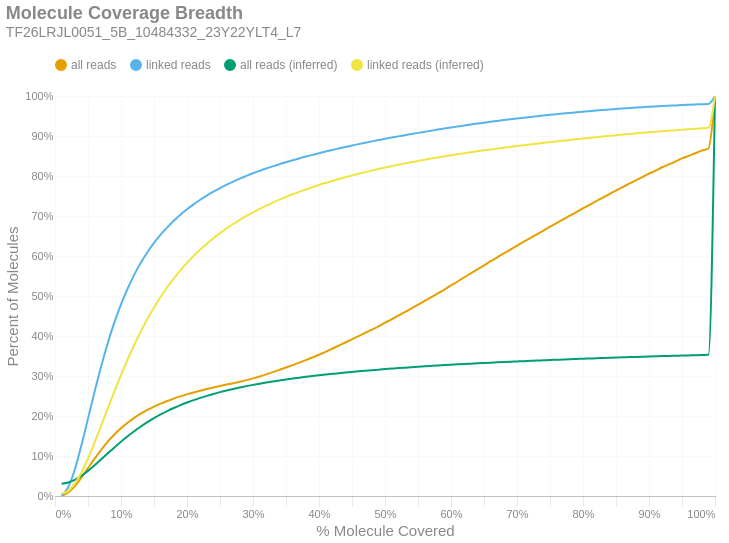

Here is the notebook cell this chart was saved with:
### Markdown cell above
### Molecule Read Coverage
This chart shows molecule coverage breadth as computed by the number of bases aligned to that molecule. In other words, "*how much of each unique long molecule is actually sequenced/aligned?*" Keep in mind there is a distinction between sequences and alignments, since some sequences belonging to a particular molecule may not align well and wouldn't appear in the alignment data. This chart also shows molecule coverage breadth as computed by the *inferred fragment* from which the aligned sequences originate. Unlike read coverage, this calculation takes into account the total insert size, including unsequenced gaps between the forward and reverse reads. Like the previous figures, these are cumulative percents.

### Code cell
if SKIPLR:
    print_html(f"Skipped")
else:
    binned_df = consolidated_hist(valids['coverage_bp'], mask, 0.01, True)
    binned_df_inf = consolidated_hist(valids['coverage_inserts'], mask, 0.01, True)
    binned_df = binned_df.with_columns(pl.lit(binned_df_inf['all reads (cumsum)']).alias('all reads (inferred)'))
    binned_df = binned_df.with_columns(pl.lit(binned_df_inf['linked reads (cumsum)']).alias('linked reads (inferred)'))
    binned_df = binned_df.with_columns(
        (pl.col('bin').cast(pl.Float64) + 0.01).alias('right_edge')
    )

    with SafeRender(binned_df):
        (
            density_plot(binned_df, 'Molecule Coverage Breadth', samplename, 'molcov', ['all reads (inferred)','linked reads (inferred)'])
            .encode(
                #x=alt.X('bin:Q', title="% Molecule Covered").axis(format = '%').scale(padding=0),
                x=alt.X('right_edge:Q', title="% Molecule Covered").axis(format='%').scale(padding=0),
                y=alt.Y('value:Q', title='Percent of Molecules')
                    .axis(format='%')
                    .stack(False)
                    .scale(domainMin=0, padding=0),
                color=alt.Color("key:N").scale(domain = ["all reads", "linked reads", "all reads (inferred)", "linked reads (inferred)"]),
                tooltip = [
                    alt.Tooltip("key:N", title = "Data Type"),
                    alt.Tooltip("range_label:N", title="% Molecule Covered"),
                    alt.Tooltip("value:Q", format = ".2%", title="% Molecules")
                ]
            )
        ).display()

### Figure 1 — Vega-Lite specification as saved in the notebook (floating-point values rounded to 4 significant figures)
{"width": "container", "height": 400, "config": {"title": {"anchor": "start", "dy": -15, "fontSize": 18, "color": "#888888", "subtitleColor": "#888888", "subtitleFontSize": 14}, "arc": {"fill": "#0072B2"}, "axis": {"domainColor": "#888888", "domainWidth": 0.5, "gridWidth": 0.2, "grid": false, "titleFontWeight": 400, "titleFontSize": 15, "labelFontSize": 11, "labelColor": "#888888", "tickColor": "#888888", "tickWidth": 0.2, "titleColor": "#888888"}, "axisBand": {"grid": false}, "axisX": {"grid": true, "tickSize": 10, "domainCap": "round"}, "axisY": {"domain": false, "grid": true, "tickSize": 0, "domainCap": "round"}, "background": "transparent", "header": {"labelFontSize": 15, "labelColor": "#888888", "titleFontSize": 15, "titleFontWeight": 600, "titleColor": "#888888"}, "legend": {"labelFont": "sans-serif", "labelFontSize": 12, "labelColor": "#888888", "symbolSize": 100, "symbolType": "circle", "titleFontSize": 12, "titlePadding": 10, "titleColor": "#888888", "title": null, "orient": "top"}, "range": {"category": ["#E69F00", "#56B4E9", "#009E73", "#F0E442", "#0072B2", "#D55E00", "#CC79A7", "#000000"], "diverging": ["#cfe8f3", "#a2d4ec", "#73bfe2", "#46abdb", "#1696d2", "#12719e"]}, "area": {"fill": "#0072B2", "fillOpacity": 0.7, "line": true, "strokeOpacity": 0.7}, "line": {"color": "#0072B2", "stroke": "#0072B2", "strokeWidth": 2}, "trail": {"color": "#0072B2", "stroke": "#0072B2", "strokeWidth": 0, "size": 1}, "point": {"filled": true, "fillOpacity": 1.0, "size": 95}, "text": {"color": "#888888", "fontSize": 11, "align": "right", "fontWeight": 400, "size": 11}, "bar": {"fill": "#0072B2", "stroke": null}, "view": {"stroke": null, "continuousWidth": 660, "continuousHeight": 400}}, "data": {"name": "data-eae82f71fae54b322641f2327af4923f"}, "mark": {"type": "line", "interpolate": "monotone", "point": {"opacity": 0, "size": 275}}, "encoding": {"color": {"field": "key", "scale": {"domain": ["all reads", "linked reads", "all reads (inferred)", "linked reads (inferred)"]}, "type": "nominal"}, "tooltip": [{"field": "key", "title": "Data Type", "type": "nominal"}, {"field": "range_label", "title": "% Molecule Covered", "type": "nominal"}, {"field": "value", "format": ".2%", "title": "% Molecules", "type": "quantitative"}], "x": {"axis": {"format": "%"}, "field": "right_edge", "scale": {"padding": 0}, "title": "% Molecule Covered", "type": "quantitative"}, "y": {"axis": {"format": "%"}, "field": "value", "scale": {"domainMin": 0, "padding": 0}, "stack": false, "title": "Percent of Molecules", "type": "quantitative"}}, "params": [{"name": "param_c36ac31b6afebe62", "select": {"type": "point", "fields": ["key"]}, "bind": "legend"}], "title": {"text": "Molecule Coverage Breadth", "subtitle": "TF26LRJL0051_5B_10484332_23Y22YLT4_L7"}, "transform": [{"fold": ["all reads (cumsum)", "linked reads (cumsum)", "all reads (inferred)", "linked reads (inferred)"]}, {"calculate": "replace(datum.key, ' (cumsum)', '')", "as": "key"}, {"filter": {"param": "param_c36ac31b6afebe62"}}], "usermeta": {"embedOptions": {"downloadFileName": "TF26LRJL0051_5B_10484332_23Y22YLT4_L7.molcov"}}, "$schema": "https://vega.github.io/schema/vega-lite/v6.4.1.json", "datasets": {"data-eae82f71fae54b322641f2327af4923f": [{"bin": "0.0", "interval": "0.0-0.01", "all reads": 0.0007145, "linked reads": 0.001335, "all reads (cumsum)": 0.0007145, "linked reads (cumsum)": 0.001335, "range_label": "0.0-0.01", "all reads (inferred)": 0.03067, "linked reads (inferred)": 0.005861, "right_edge": 0.01}, {"bin": "0.01", "interval": "0.01-0.02", "all reads": 0.007923, "linked reads": 0.02052, "all reads (cumsum)": 0.008638, "linked reads (cumsum)": 0.02186, "range_label": "0.01-0.02", "all reads (inferred)": 0.0336, "linked reads (inferred)": 0.01281, "right_edge": 0.02}, {"bin": "0.02", "interval": "0.02-0.03", "all reads": 0.01616, "linked reads": 0.04444, "all reads (cumsum)": 0.02479, "linked reads (cumsum)": 0.0663, "range_label": "0.02-0.03", "all reads (inferred)": 0.04032, "linked reads (inferred)": 0.03083, "right_edge": 0.03}, {"bin": "0.03", "interval": "0.03-0.04", "all reads": 0.02132, "linked reads": 0.06013, "all reads (cumsum)": 0.04611, "linked reads (cumsum)": 0.1264, "range_label": "0.03-0.04", "all reads (inferred)": 0.05035, "linked reads (inferred)": 0.05872, "right_edge": 0.04}, {"bin": "0.04", "interval": "0.04-0.05", "all reads": 0.02354, "linked reads": 0.06698, "all reads (cumsum)": 0.06965, "linked reads (cumsum)": 0.1934, "range_label": "0.04-0.05", "all reads (inferred)": 0.06278, "linked reads (inferred)": 0.09369, "right_edge": 0.05}, {"bin": "0.05", "interval": "0.05-0.06", "all reads": 0.02362, "linked reads": 0.06751, "all reads (cumsum)": 0.09328, "linked reads (cumsum)": 0.2609, "range_label": "0.05-0.06", "all reads (inferred)": 0.07682, "linked reads (inferred)": 0.1335, "right_edge": 0.06}, {"bin": "0.06", "interval": "0.06-0.07", "all reads": 0.02223, "linked reads": 0.0637, "all reads (cumsum)": 0.1155, "linked reads (cumsum)": 0.3246, "range_label": "0.06-0.07", "all reads (inferred)": 0.09168, "linked reads (inferred)": 0.176, "right_edge": 0.07}, {"bin": "0.07", "interval": "0.07-0.08", "all reads": 0.02028, "linked reads": 0.05808, "all reads (cumsum)": 0.1358, "linked reads (cumsum)": 0.3827, "range_label": "0.07-0.08", "all reads (inferred)": 0.1068, "linked reads (inferred)": 0.2191, "right_edge": 0.08}, {"bin": "0.08", "interval": "0.08-0.09", "all reads": 0.01795, "linked reads": 0.0514, "all reads (cumsum)": 0.1537, "linked reads (cumsum)": 0.4341, "range_label": "0.08-0.09", "all reads (inferred)": 0.1215, "linked reads (inferred)": 0.2613, "right_edge": 0.09}, {"bin": "0.09", "interval": "0.09-0.1", "all reads": 0.01567, "linked reads": 0.04478, "all reads (cumsum)": 0.1694, "linked reads (cumsum)": 0.4789, "range_label": "0.09-0.1", "all reads (inferred)": 0.1357, "linked reads (inferred)": 0.302, "right_edge": 0.1}, {"bin": "0.1", "interval": "0.1-0.11", "all reads": 0.01375, "linked reads": 0.03929, "all reads (cumsum)": 0.1832, "linked reads (cumsum)": 0.5182, "range_label": "0.1-0.11", "all reads (inferred)": 0.1493, "linked reads (inferred)": 0.3408, "right_edge": 0.11}, {"bin": "0.11", "interval": "0.11-0.12", "all reads": 0.01211, "linked reads": 0.03455, "all reads (cumsum)": 0.1953, "linked reads (cumsum)": 0.5527, "range_label": "0.11-0.12", "all reads (inferred)": 0.162, "linked reads (inferred)": 0.3774, "right_edge": 0.12}, {"bin": "0.12", "interval": "0.12-0.13", "all reads": 0.0106, "linked reads": 0.03012, "all reads (cumsum)": 0.2059, "linked reads (cumsum)": 0.5828, "range_label": "0.12-0.13", "all reads (inferred)": 0.1738, "linked reads (inferred)": 0.4112, "right_edge": 0.13}, {"bin": "0.13", "interval": "0.13-0.14", "all reads": 0.009312, "linked reads": 0.0264, "all reads (cumsum)": 0.2152, "linked reads (cumsum)": 0.6092, "range_label": "0.13-0.14", "all reads (inferred)": 0.1848, "linked reads (inferred)": 0.4426, "right_edge": 0.14}, {"bin": "0.14", "interval": "0.14-0.15", "all reads": 0.008277, "linked reads": 0.02336, "all reads (cumsum)": 0.2235, "linked reads (cumsum)": 0.6326, "range_label": "0.14-0.15", "all reads (inferred)": 0.1948, "linked reads (inferred)": 0.4713, "right_edge": 0.15}, {"bin": "0.15", "interval": "0.15-0.16", "all reads": 0.007389, "linked reads": 0.02065, "all reads (cumsum)": 0.2308, "linked reads (cumsum)": 0.6532, "range_label": "0.15-0.16", "all reads (inferred)": 0.2039, "linked reads (inferred)": 0.4976, "right_edge": 0.16}, {"bin": "0.16", "interval": "0.16-0.17", "all reads": 0.006563, "linked reads": 0.01821, "all reads (cumsum)": 0.2374, "linked reads (cumsum)": 0.6714, "range_label": "0.16-0.17", "all reads (inferred)": 0.2124, "linked reads (inferred)": 0.5218, "right_edge": 0.17}, {"bin": "0.17", "interval": "0.17-0.18", "all reads": 0.006053, "linked reads": 0.01669, "all reads (cumsum)": 0.2435, "linked reads (cumsum)": 0.6881, "range_label": "0.17-0.18", "all reads (inferred)": 0.2201, "linked reads (inferred)": 0.5439, "right_edge": 0.18}, {"bin": "0.18", "interval": "0.18-0.19", "all reads": 0.00552, "linked reads": 0.01502, "all reads (cumsum)": 0.249, "linked reads (cumsum)": 0.7032, "range_label": "0.18-0.19", "all reads (inferred)": 0.2272, "linked reads (inferred)": 0.5643, "right_edge": 0.19}, {"bin": "0.19", "interval": "0.19-0.2", "all reads": 0.005023, "linked reads": 0.01351, "all reads (cumsum)": 0.254, "linked reads (cumsum)": 0.7167, "range_label": "0.19-0.2", "all reads (inferred)": 0.2337, "linked reads (inferred)": 0.583, "right_edge": 0.2}, {"bin": "0.2", "interval": "0.2-0.21", "all reads": 0.004666, "linked reads": 0.01242, "all reads (cumsum)": 0.2587, "linked reads (cumsum)": 0.7291, "range_label": "0.2-0.21", "all reads (inferred)": 0.2397, "linked reads (inferred)": 0.6, "right_edge": 0.21}, {"bin": "0.21", "interval": "0.21-0.22", "all reads": 0.00444, "linked reads": 0.01154, "all reads (cumsum)": 0.2631, "linked reads (cumsum)": 0.7406, "range_label": "0.21-0.22", "all reads (inferred)": 0.2452, "linked reads (inferred)": 0.6159, "right_edge": 0.22}, {"bin": "0.22", "interval": "0.22-0.23", "all reads": 0.004164, "linked reads": 0.01048, "all reads (cumsum)": 0.2673, "linked reads (cumsum)": 0.7511, "range_label": "0.22-0.23", "all reads (inferred)": 0.2504, "linked reads (inferred)": 0.6308, "right_edge": 0.23}, {"bin": "0.23", "interval": "0.23-0.24", "all reads": 0.003965, "linked reads": 0.009655, "all reads (cumsum)": 0.2712, "linked reads (cumsum)": 0.7608, "range_label": "0.23-0.24", "all reads (inferred)": 0.2552, "linked reads (inferred)": 0.6445, "right_edge": 0.24}, {"bin": "0.24", "interval": "0.24-0.25", "all reads": 0.003808, "linked reads": 0.009085, "all reads (cumsum)": 0.275, "linked reads (cumsum)": 0.7698, "range_label": "0.24-0.25", "all reads (inferred)": 0.2596, "linked reads (inferred)": 0.6572, "right_edge": 0.25}, {"bin": "0.25", "interval": "0.25-0.26", "all reads": 0.00358, "linked reads": 0.008384, "all reads (cumsum)": 0.2786, "linked reads (cumsum)": 0.7782, "range_label": "0.25-0.26", "all reads (inferred)": 0.2638, "linked reads (inferred)": 0.669, "right_edge": 0.26}, {"bin": "0.26", "interval": "0.26-0.27", "all reads": 0.003458, "linked reads": 0.007694, "all reads (cumsum)": 0.2821, "linked reads (cumsum)": 0.7859, "range_label": "0.26-0.27", "all reads (inferred)": 0.2676, "linked reads (inferred)": 0.68, "right_edge": 0.27}, {"bin": "0.27", "interval": "0.27-0.28", "all reads": 0.003679, "linked reads": 0.007467, "all reads (cumsum)": 0.2858, "linked reads (cumsum)": 0.7934, "range_label": "0.27-0.28", "all reads (inferred)": 0.2713, "linked reads (inferred)": 0.6904, "right_edge": 0.28}, {"bin": "0.28", "interval": "0.28-0.29", "all reads": 0.003951, "linked reads": 0.006815, "all reads (cumsum)": 0.2897, "linked reads (cumsum)": 0.8002, "range_label": "0.28-0.29", "all reads (inferred)": 0.2746, "linked reads (inferred)": 0.7001, "right_edge": 0.29}, {"bin": "0.29", "interval": "0.29-0.3", "all reads": 0.004368, "linked reads": 0.006647, "all reads (cumsum)": 0.2941, "linked reads (cumsum)": 0.8068, "range_label": "0.29-0.3", "all reads (inferred)": 0.2778, "linked reads (inferred)": 0.7092, "right_edge": 0.3}, {"bin": "0.3", "interval": "0.3-0.31", "all reads": 0.004758, "linked reads": 0.005994, "all reads (cumsum)": 0.2988, "linked reads (cumsum)": 0.8128, "range_label": "0.3-0.31", "all reads (inferred)": 0.2809, "linked reads (inferred)": 0.7179, "right_edge": 0.31}, {"bin": "0.31", "interval": "0.31-0.32", "all reads": 0.005243, "linked reads": 0.005844, "all reads (cumsum)": 0.3041, "linked reads (cumsum)": 0.8187, "range_label": "0.31-0.32", "all reads (inferred)": 0.2837, "linked reads (inferred)": 0.726, "right_edge": 0.32}, {"bin": "0.32", "interval": "0.32-0.33", "all reads": 0.005497, "linked reads": 0.005426, "all reads (cumsum)": 0.3096, "linked reads (cumsum)": 0.8241, "range_label": "0.32-0.33", "all reads (inferred)": 0.2864, "linked reads (inferred)": 0.7336, "right_edge": 0.33}, {"bin": "0.33", "interval": "0.33-0.34", "all reads": 0.00572, "linked reads": 0.005351, "all reads (cumsum)": 0.3153, "linked reads (cumsum)": 0.8295, "range_label": "0.33-0.34", "all reads (inferred)": 0.289, "linked reads (inferred)": 0.7409, "right_edge": 0.34}, {"bin": "0.34", "interval": "0.34-0.35", "all reads": 0.005831, "linked reads": 0.005005, "all reads (cumsum)": 0.3211, "linked reads (cumsum)": 0.8345, "range_label": "0.34-0.35", "all reads (inferred)": 0.2914, "linked reads (inferred)": 0.7478, "right_edge": 0.35}, {"bin": "0.35", "interval": "0.35-0.36", "all reads": 0.006068, "linked reads": 0.004804, "all reads (cumsum)": 0.3272, "linked reads (cumsum)": 0.8393, "range_label": "0.35-0.36", "all reads (inferred)": 0.2937, "linked reads (inferred)": 0.7543, "right_edge": 0.36}, {"bin": "0.36", "interval": "0.36-0.37", "all reads": 0.00617, "linked reads": 0.004693, "all reads (cumsum)": 0.3334, "linked reads (cumsum)": 0.844, "range_label": "0.36-0.37", "all reads (inferred)": 0.2958, "linked reads (inferred)": 0.7604, "right_edge": 0.37}, {"bin": "0.37", "interval": "0.37-0.38", "all reads": 0.006358, "linked reads": 0.004629, "all reads (cumsum)": 0.3397, "linked reads (cumsum)": 0.8486, "range_label": "0.37-0.38", "all reads (inferred)": 0.2979, "linked reads (inferred)": 0.7663, "right_edge": 0.38}, {"bin": "0.38", "interval": "0.38-0.39", "all reads": 0.006543, "linked reads": 0.004231, "all reads (cumsum)": 0.3463, "linked reads (cumsum)": 0.8528, "range_label": "0.38-0.39", "all reads (inferred)": 0.2999, "linked reads (inferred)": 0.7719, "right_edge": 0.39}, {"bin": "0.39", "interval": "0.39-0.4", "all reads": 0.006954, "linked reads": 0.004196, "all reads (cumsum)": 0.3532, "linked reads (cumsum)": 0.857, "range_label": "0.39-0.4", "all reads (inferred)": 0.3018, "linked reads (inferred)": 0.7775, "right_edge": 0.4}, {"bin": "0.4", "interval": "0.4-0.41", "all reads": 0.007259, "linked reads": 0.004003, "all reads (cumsum)": 0.3605, "linked reads (cumsum)": 0.861, "range_label": "0.4-0.41", "all reads (inferred)": 0.3036, "linked reads (inferred)": 0.7826, "right_edge": 0.41}, {"bin": "0.41", "interval": "0.41-0.42", "all reads": 0.007698, "linked reads": 0.003994, "all reads (cumsum)": 0.3682, "linked reads (cumsum)": 0.865, "range_label": "0.41-0.42", "all reads (inferred)": 0.3054, "linked reads (inferred)": 0.7875, "right_edge": 0.42}, {"bin": "0.42", "interval": "0.42-0.43", "all reads": 0.0078, "linked reads": 0.003772, "all reads (cumsum)": 0.376, "linked reads (cumsum)": 0.8688, "range_label": "0.42-0.43", "all reads (inferred)": 0.3071, "linked reads (inferred)": 0.7924, "right_edge": 0.43}, {"bin": "0.43", "interval": "0.43-0.44", "all reads": 0.007787, "linked reads": 0.003734, "all reads (cumsum)": 0.3838, "linked reads (cumsum)": 0.8725, "range_label": "0.43-0.44", "all reads (inferred)": 0.3087, "linked reads (inferred)": 0.797, "right_edge": 0.44}, {"bin": "0.44", "interval": "0.44-0.45", "all reads": 0.007898, "linked reads": 0.003511, "all reads (cumsum)": 0.3917, "linked reads (cumsum)": 0.876, "range_label": "0.44-0.45", "all reads (inferred)": 0.3102, "linked reads (inferred)": 0.8013, "right_edge": 0.45}, {"bin": "0.45", "interval": "0.45-0.46", "all reads": 0.007946, "linked reads": 0.003618, "all reads (cumsum)": 0.3996, "linked reads (cumsum)": 0.8797, "range_label": "0.45-0.46", "all reads (inferred)": 0.3117, "linked reads (inferred)": 0.8055, "right_edge": 0.46}, {"bin": "0.46", "interval": "0.46-0.47", "all reads": 0.008047, "linked reads": 0.003494, "all reads (cumsum)": 0.4077, "linked reads (cumsum)": 0.8831, "range_label": "0.46-0.47", "all reads (inferred)": 0.3132, "linked reads (inferred)": 0.8097, "right_edge": 0.47}, {"bin": "0.47", "interval": "0.47-0.48", "all reads": 0.008214, "linked reads": 0.003415, "all reads (cumsum)": 0.4159, "linked reads (cumsum)": 0.8866, "range_label": "0.47-0.48", "all reads (inferred)": 0.3146, "linked reads (inferred)": 0.8136, "right_edge": 0.48}, {"bin": "0.48", "interval": "0.48-0.49", "all reads": 0.008183, "linked reads": 0.003254, "all reads (cumsum)": 0.4241, "linked reads (cumsum)": 0.8898, "range_label": "0.48-0.49", "all reads (inferred)": 0.3159, "linked reads (inferred)": 0.8174, "right_edge": 0.49}, {"bin": "0.49", "interval": "0.49-0.5", "all reads": 0.009286, "linked reads": 0.003248, "all reads (cumsum)": 0.4333, "linked reads (cumsum)": 0.8931, "range_label": "0.49-0.5", "all reads (inferred)": 0.3172, "linked reads (inferred)": 0.8211, "right_edge": 0.5}, {"bin": "0.5", "interval": "0.5-0.51", "all reads": 0.008181, "linked reads": 0.003036, "all reads (cumsum)": 0.4415, "linked reads (cumsum)": 0.8961, "range_label": "0.5-0.51", "all reads (inferred)": 0.3185, "linked reads (inferred)": 0.8246, "right_edge": 0.51}, {"bin": "0.51", "interval": "0.51-0.52", "all reads": 0.009155, "linked reads": 0.002977, "all reads (cumsum)": 0.4507, "linked reads (cumsum)": 0.8991, "range_label": "0.51-0.52", "all reads (inferred)": 0.3197, "linked reads (inferred)": 0.8281, "right_edge": 0.52}, {"bin": "0.52", "interval": "0.52-0.53", "all reads": 0.00903, "linked reads": 0.002976, "all reads (cumsum)": 0.4597, "linked reads (cumsum)": 0.9021, "range_label": "0.52-0.53", "all reads (inferred)": 0.3209, "linked reads (inferred)": 0.8314, "right_edge": 0.53}, {"bin": "0.53", "interval": "0.53-0.54", "all reads": 0.00926, "linked reads": 0.002871, "all reads (cumsum)": 0.469, "linked reads (cumsum)": 0.9049, "range_label": "0.53-0.54", "all reads (inferred)": 0.322, "linked reads (inferred)": 0.8345, "right_edge": 0.54}, {"bin": "0.54", "interval": "0.54-0.55", "all reads": 0.009163, "linked reads": 0.002858, "all reads (cumsum)": 0.4781, "linked reads (cumsum)": 0.9078, "range_label": "0.54-0.55", "all reads (inferred)": 0.3231, "linked reads (inferred)": 0.8377, "right_edge": 0.55}, {"bin": "0.55", "interval": "0.55-0.56", "all reads": 0.009481, "linked reads": 0.002769, "all reads (cumsum)": 0.4876, "linked reads (cumsum)": 0.9106, "range_label": "0.55-0.56", "all reads (inferred)": 0.3242, "linked reads (inferred)": 0.8407, "right_edge": 0.56}, {"bin": "0.56", "interval": "0.56-0.57", "all reads": 0.00937, "linked reads": 0.002776, "all reads (cumsum)": 0.497, "linked reads (cumsum)": 0.9133, "range_label": "0.56-0.57", "all reads (inferred)": 0.3252, "linked reads (inferred)": 0.8437, "right_edge": 0.57}, {"bin": "0.57", "interval": "0.57-0.58", "all reads": 0.009388, "linked reads": 0.002706, "all reads (cumsum)": 0.5064, "linked reads (cumsum)": 0.916, "range_label": "0.57-0.58", "all reads (inferred)": 0.3262, "linked reads (inferred)": 0.8465, "right_edge": 0.58}, {"bin": "0.58", "interval": "0.58-0.59", "all reads": 0.009711, "linked reads": 0.00256, "all reads (cumsum)": 0.5161, "linked reads (cumsum)": 0.9186, "range_label": "0.58-0.59", "all reads (inferred)": 0.3272, "linked reads (inferred)": 0.8493, "right_edge": 0.59}, {"bin": "0.59", "interval": "0.59-0.6", "all reads": 0.01027, "linked reads": 0.002602, "all reads (cumsum)": 0.5264, "linked reads (cumsum)": 0.9212, "range_label": "0.59-0.6", "all reads (inferred)": 0.3282, "linked reads (inferred)": 0.8519, "right_edge": 0.6}, {"bin": "0.6", "interval": "0.6-0.61", "all reads": 0.009853, "linked reads": 0.002537, "all reads (cumsum)": 0.5362, "linked reads (cumsum)": 0.9237, "range_label": "0.6-0.61", "all reads (inferred)": 0.3291, "linked reads (inferred)": 0.8545, "right_edge": 0.61}, {"bin": "0.61", "interval": "0.61-0.62", "all reads": 0.01049, "linked reads": 0.002544, "all reads (cumsum)": 0.5467, "linked reads (cumsum)": 0.9263, "range_label": "0.61-0.62", "all reads (inferred)": 0.33, "linked reads (inferred)": 0.857, "right_edge": 0.62}, {"bin": "0.62", "interval": "0.62-0.63", "all reads": 0.01008, "linked reads": 0.002398, "all reads (cumsum)": 0.5568, "linked reads (cumsum)": 0.9287, "range_label": "0.62-0.63", "all reads (inferred)": 0.3308, "linked reads (inferred)": 0.8594, "right_edge": 0.63}, {"bin": "0.63", "interval": "0.63-0.64", "all reads": 0.01005, "linked reads": 0.00232, "all reads (cumsum)": 0.5668, "linked reads (cumsum)": 0.931, "range_label": "0.63-0.64", "all reads (inferred)": 0.3317, "linked reads (inferred)": 0.8618, "right_edge": 0.64}, {"bin": "0.64", "interval": "0.64-0.65", "all reads": 0.009865, "linked reads": 0.002275, "all reads (cumsum)": 0.5767, "linked reads (cumsum)": 0.9333, "range_label": "0.64-0.65", "all reads (inferred)": 0.3326, "linked reads (inferred)": 0.8642, "right_edge": 0.65}, {"bin": "0.65", "interval": "0.65-0.66", "all reads": 0.01024, "linked reads": 0.002356, "all reads (cumsum)": 0.5869, "linked reads (cumsum)": 0.9356, "range_label": "0.65-0.66", "all reads (inferred)": 0.3334, "linked reads (inferred)": 0.8664, "right_edge": 0.66}, {"bin": "0.66", "interval": "0.66-0.67", "all reads": 0.009801, "linked reads": 0.002161, "all reads (cumsum)": 0.5967, "linked reads (cumsum)": 0.9378, "range_label": "0.66-0.67", "all reads (inferred)": 0.3342, "linked reads (inferred)": 0.8686, "right_edge": 0.67}, {"bin": "0.67", "interval": "0.67-0.68", "all reads": 0.009885, "linked reads": 0.00209, "all reads (cumsum)": 0.6066, "linked reads (cumsum)": 0.9399, "range_label": "0.67-0.68", "all reads (inferred)": 0.3349, "linked reads (inferred)": 0.8708, "right_edge": 0.68}, {"bin": "0.68", "interval": "0.68-0.69", "all reads": 0.009556, "linked reads": 0.001997, "all reads (cumsum)": 0.6162, "linked reads (cumsum)": 0.9419, "range_label": "0.68-0.69", "all reads (inferred)": 0.3357, "linked reads (inferred)": 0.8728, "right_edge": 0.69}, {"bin": "0.69", "interval": "0.69-0.7", "all reads": 0.009767, "linked reads": 0.002001, "all reads (cumsum)": 0.6259, "linked reads (cumsum)": 0.9439, "range_label": "0.69-0.7", "all reads (inferred)": 0.3364, "linked reads (inferred)": 0.8749, "right_edge": 0.7}, {"bin": "0.7", "interval": "0.7-0.71", "all reads": 0.009307, "linked reads": 0.001839, "all reads (cumsum)": 0.6352, "linked reads (cumsum)": 0.9457, "range_label": "0.7-0.71", "all reads (inferred)": 0.3372, "linked reads (inferred)": 0.877, "right_edge": 0.71}, {"bin": "0.71", "interval": "0.71-0.72", "all reads": 0.009316, "linked reads": 0.001874, "all reads (cumsum)": 0.6446, "linked reads (cumsum)": 0.9476, "range_label": "0.71-0.72", "all reads (inferred)": 0.3378, "linked reads (inferred)": 0.8789, "right_edge": 0.72}, {"bin": "0.72", "interval": "0.72-0.73", "all reads": 0.009634, "linked reads": 0.001881, "all reads (cumsum)": 0.6542, "linked reads (cumsum)": 0.9495, "range_label": "0.72-0.73", "all reads (inferred)": 0.3386, "linked reads (inferred)": 0.8808, "right_edge": 0.73}, {"bin": "0.73", "interval": "0.73-0.74", "all reads": 0.009363, "linked reads": 0.001794, "all reads (cumsum)": 0.6636, "linked reads (cumsum)": 0.9513, "range_label": "0.73-0.74", "all reads (inferred)": 0.3392, "linked reads (inferred)": 0.8827, "right_edge": 0.74}, {"bin": "0.74", "interval": "0.74-0.75", "all reads": 0.009711, "linked reads": 0.001687, "all reads (cumsum)": 0.6733, "linked reads (cumsum)": 0.9529, "range_label": "0.74-0.75", "all reads (inferred)": 0.3399, "linked reads (inferred)": 0.8847, "right_edge": 0.75}, {"bin": "0.75", "interval": "0.75-0.76", "all reads": 0.009064, "linked reads": 0.001622, "all reads (cumsum)": 0.6823, "linked reads (cumsum)": 0.9546, "range_label": "0.75-0.76", "all reads (inferred)": 0.3406, "linked reads (inferred)": 0.8865, "right_edge": 0.76}, {"bin": "0.76", "interval": "0.76-0.77", "all reads": 0.009241, "linked reads": 0.001592, "all reads (cumsum)": 0.6916, "linked reads (cumsum)": 0.9562, "range_label": "0.76-0.77", "all reads (inferred)": 0.3412, "linked reads (inferred)": 0.8883, "right_edge": 0.77}, {"bin": "0.77", "interval": "0.77-0.78", "all reads": 0.009121, "linked reads": 0.001507, "all reads (cumsum)": 0.7007, "linked reads (cumsum)": 0.9577, "range_label": "0.77-0.78", "all reads (inferred)": 0.3419, "linked reads (inferred)": 0.8901, "right_edge": 0.78}, {"bin": "0.78", "interval": "0.78-0.79", "all reads": 0.009051, "linked reads": 0.001487, "all reads (cumsum)": 0.7097, "linked reads (cumsum)": 0.9592, "range_label": "0.78-0.79", "all reads (inferred)": 0.3425, "linked reads (inferred)": 0.8918, "right_edge": 0.79}, {"bin": "0.79", "interval": "0.79-0.8", "all reads": 0.009525, "linked reads": 0.001546, "all reads (cumsum)": 0.7193, "linked reads (cumsum)": 0.9607, "range_label": "0.79-0.8", "all reads (inferred)": 0.3431, "linked reads (inferred)": 0.8936, "right_edge": 0.8}, {"bin": "0.8", "interval": "0.8-0.81", "all reads": 0.00879, "linked reads": 0.001444, "all reads (cumsum)": 0.7281, "linked reads (cumsum)": 0.9621, "range_label": "0.8-0.81", "all reads (inferred)": 0.3437, "linked reads (inferred)": 0.8953, "right_edge": 0.81}, {"bin": "0.81", "interval": "0.81-0.82", "all reads": 0.008888, "linked reads": 0.001448, "all reads (cumsum)": 0.737, "linked reads (cumsum)": 0.9636, "range_label": "0.81-0.82", "all reads (inferred)": 0.3444, "linked reads (inferred)": 0.897, "right_edge": 0.82}, {"bin": "0.82", "interval": "0.82-0.83", "all reads": 0.009112, "linked reads": 0.001371, "all reads (cumsum)": 0.7461, "linked reads (cumsum)": 0.965, "range_label": "0.82-0.83", "all reads (inferred)": 0.345, "linked reads (inferred)": 0.8987, "right_edge": 0.83}, {"bin": "0.83", "interval": "0.83-0.84", "all reads": 0.008871, "linked reads": 0.001332, "all reads (cumsum)": 0.7549, "linked reads (cumsum)": 0.9663, "range_label": "0.83-0.84", "all reads (inferred)": 0.3455, "linked reads (inferred)": 0.9003, "right_edge": 0.84}, {"bin": "0.84", "interval": "0.84-0.85", "all reads": 0.008645, "linked reads": 0.00122, "all reads (cumsum)": 0.7636, "linked reads (cumsum)": 0.9675, "range_label": "0.84-0.85", "all reads (inferred)": 0.3461, "linked reads (inferred)": 0.9019, "right_edge": 0.85}, {"bin": "0.85", "interval": "0.85-0.86", "all reads": 0.008704, "linked reads": 0.001219, "all reads (cumsum)": 0.7723, "linked reads (cumsum)": 0.9687, "range_label": "0.85-0.86", "all reads (inferred)": 0.3467, "linked reads (inferred)": 0.9035, "right_edge": 0.86}, {"bin": "0.86", "interval": "0.86-0.87", "all reads": 0.008432, "linked reads": 0.00116, "all reads (cumsum)": 0.7807, "linked reads (cumsum)": 0.9699, "range_label": "0.86-0.87", "all reads (inferred)": 0.3472, "linked reads (inferred)": 0.9049, "right_edge": 0.87}, {"bin": "0.87", "interval": "0.87-0.88", "all reads": 0.008483, "linked reads": 0.001059, "all reads (cumsum)": 0.7892, "linked reads (cumsum)": 0.971, "range_label": "0.87-0.88", "all reads (inferred)": 0.3478, "linked reads (inferred)": 0.9065, "right_edge": 0.88}, {"bin": "0.88", "interval": "0.88-0.89", "all reads": 0.008217, "linked reads": 0.001051, "all reads (cumsum)": 0.7974, "linked reads (cumsum)": 0.972, "range_label": "0.88-0.89", "all reads (inferred)": 0.3483, "linked reads (inferred)": 0.9079, "right_edge": 0.89}, {"bin": "0.89", "interval": "0.89-0.9", "all reads": 0.008325, "linked reads": 0.001033, "all reads (cumsum)": 0.8057, "linked reads (cumsum)": 0.973, "range_label": "0.89-0.9", "all reads (inferred)": 0.3488, "linked reads (inferred)": 0.9093, "right_edge": 0.9}, {"bin": "0.9", "interval": "0.9-0.91", "all reads": 0.007687, "linked reads": 0.0009193, "all reads (cumsum)": 0.8134, "linked reads (cumsum)": 0.974, "range_label": "0.9-0.91", "all reads (inferred)": 0.3492, "linked reads (inferred)": 0.9106, "right_edge": 0.91}, {"bin": "0.91", "interval": "0.91-0.92", "all reads": 0.008489, "linked reads": 0.0009123, "all reads (cumsum)": 0.8219, "linked reads (cumsum)": 0.9749, "range_label": "0.91-0.92", "all reads (inferred)": 0.3497, "linked reads (inferred)": 0.912, "right_edge": 0.92}, {"bin": "0.92", "interval": "0.92-0.93", "all reads": 0.006943, "linked reads": 0.0008231, "all reads (cumsum)": 0.8289, "linked reads (cumsum)": 0.9757, "range_label": "0.92-0.93", "all reads (inferred)": 0.3502, "linked reads (inferred)": 0.9132, "right_edge": 0.93}, {"bin": "0.93", "interval": "0.93-0.94", "all reads": 0.007445, "linked reads": 0.0008161, "all reads (cumsum)": 0.8363, "linked reads (cumsum)": 0.9765, "range_label": "0.93-0.94", "all reads (inferred)": 0.3506, "linked reads (inferred)": 0.9145, "right_edge": 0.94}, {"bin": "0.94", "interval": "0.94-0.95", "all reads": 0.007682, "linked reads": 0.0008405, "all reads (cumsum)": 0.844, "linked reads (cumsum)": 0.9774, "range_label": "0.94-0.95", "all reads (inferred)": 0.3511, "linked reads (inferred)": 0.9157, "right_edge": 0.95}, {"bin": "0.95", "interval": "0.95-0.96", "all reads": 0.006169, "linked reads": 0.0007216, "all reads (cumsum)": 0.8502, "linked reads (cumsum)": 0.9781, "range_label": "0.95-0.96", "all reads (inferred)": 0.3515, "linked reads (inferred)": 0.9168, "right_edge": 0.96}, {"bin": "0.96", "interval": "0.96-0.97", "all reads": 0.006699, "linked reads": 0.0006971, "all reads (cumsum)": 0.8569, "linked reads (cumsum)": 0.9788, "range_label": "0.96-0.97", "all reads (inferred)": 0.3519, "linked reads (inferred)": 0.918, "right_edge": 0.97}, {"bin": "0.97", "interval": "0.97-0.98", "all reads": 0.006454, "linked reads": 0.0006674, "all reads (cumsum)": 0.8633, "linked reads (cumsum)": 0.9794, "range_label": "0.97-0.98", "all reads (inferred)": 0.3524, "linked reads (inferred)": 0.9192, "right_edge": 0.98}, {"bin": "0.98", "interval": "0.98-0.99", "all reads": 0.00555, "linked reads": 0.0007032, "all reads (cumsum)": 0.8689, "linked reads (cumsum)": 0.9801, "range_label": "0.98-0.99", "all reads (inferred)": 0.3529, "linked reads (inferred)": 0.9204, "right_edge": 0.99}, {"bin": "0.99", "interval": "0.99-1.0", "all reads": 0.1311, "linked reads": 0.01986, "all reads (cumsum)": 1.0, "linked reads (cumsum)": 1.0, "range_label": "0.99-1.0", "all reads (inferred)": 1.0, "linked reads (inferred)": 1.0, "right_edge": 1.0}]}}
